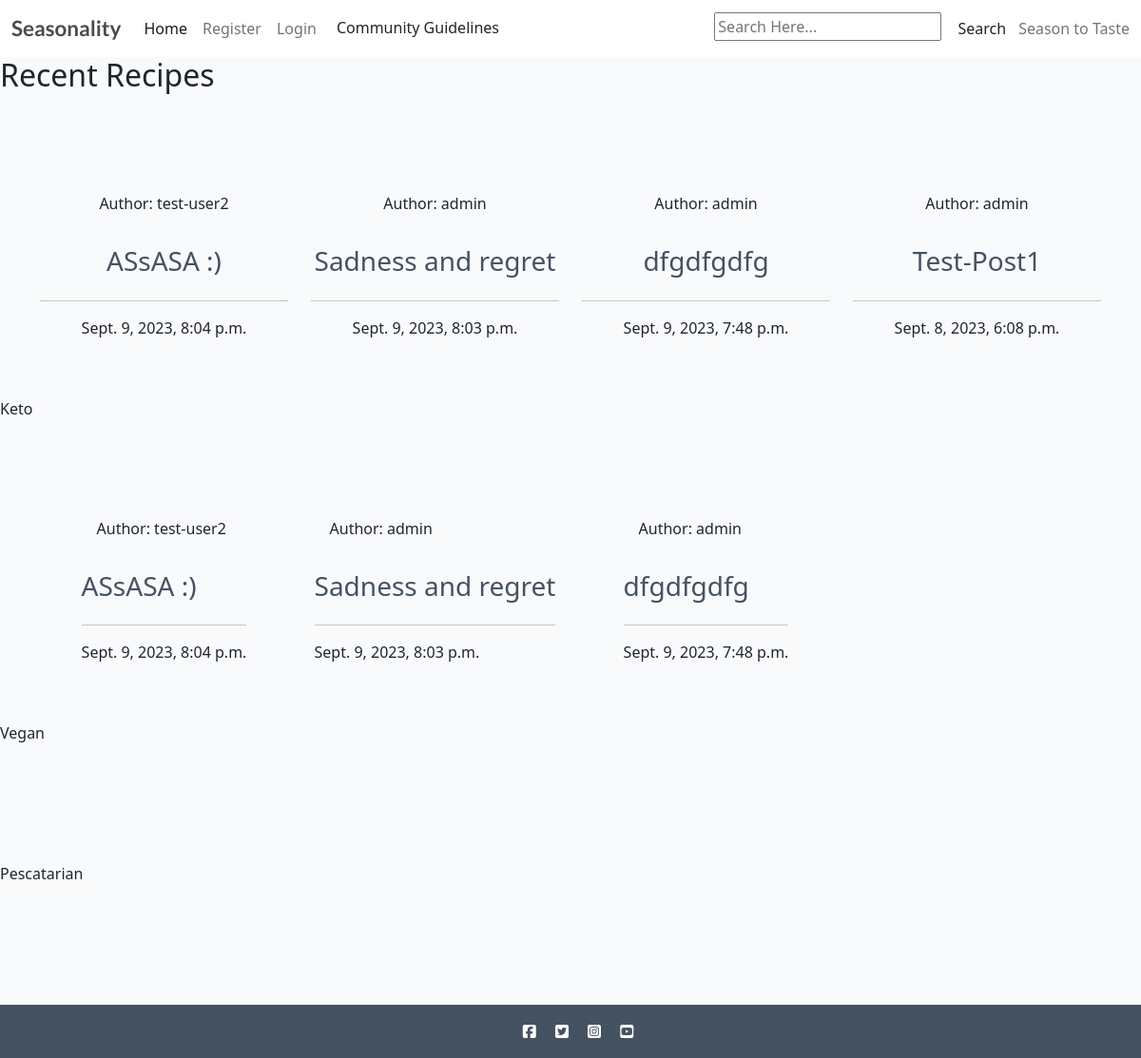
Before: / with the older database file.
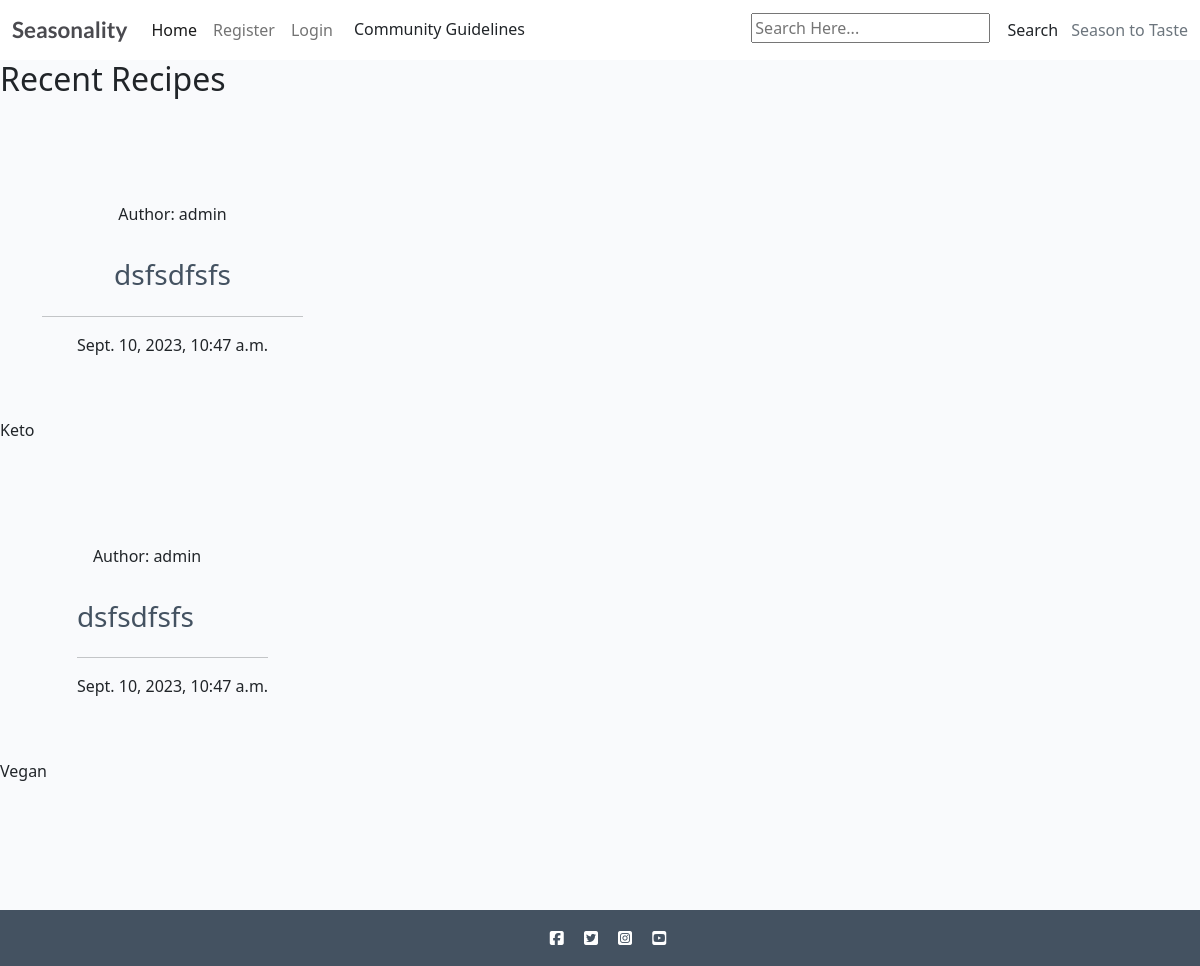
After: the same page with the newer database file.
### recipebook/models.py (models this page shows, shortened)
class Recipe(models.Model):
    class NewManager(models.Manager):
        def get_queryset(self):
            return super().get_queryset() .filter()
    title = models.CharField(max_length=200, unique=True)
    slug = models.SlugField(max_length=200, unique=True)
    author = models.ForeignKey(
        User, on_delete=models.CASCADE, related_name="recipes"
    )
    diet = models.ForeignKey(
        Diet, on_delete=models.CASCADE, default=True, null=False)
    season = models.ForeignKey(
        Season, on_delete=models.CASCADE, default=True, null=False)
    featured_image = CloudinaryField('image', default='placeholder')
    updated_on = models.DateTimeField(auto_now=True)
    content = models.TextField()
    created_on = models.DateTimeField(auto_now_add=True)
    status = models.IntegerField(choices=STATUS, default=0)
    ingredients = models.TextField(default='placeholder')
    calories = models.IntegerField(default=0)
    fat = models.IntegerField(default=0)
    protein = models.IntegerField(default=0)
    carbs = models.IntegerField(default=0)
    servs = models.IntegerField(default=0)
    favourites = models.ManyToManyField(
        User, related_name='favourite', default=None, blank=True)
    objects = models.Manager()
    newmanager = NewManager()
    class Meta:
        ordering = ["-created_on"]

class Diet(models.Model):
    name = models.CharField(max_length=100)

### recipebook/views.py (the view)
# urls.py: path('', views.IndexView.as_view(), name='home'),
class IndexView(TemplateView):
    template_name = 'index.html'
    paginate_by = 4
    def get_context_data(self, **kwargs):
        context = super().get_context_data(**kwargs)
        recipes = Recipe.objects.filter(status=1)
        diets = Diet.objects.all()
        paginator = Paginator(recipes, self.paginate_by)
        page = self.request.GET.get('page')
        recipes_page = paginator.get_page(page)
        context['recipes'] = recipes_page
        context['diets'] = diets
        return context

### templates/index.html (shortened to what this page needs)
{% extends "base/base.html" %}
{% block content %}
<h2>Recent Recipes</h2>
<div class="container-fluid">
    <div class="container text-center my-3">
        <div class="row py-5">
            {% for recipe in recipes %}
            <div class="col-md-3">
                <div class="card md-3">
                    <div class="card-body">
                        <div class="image-flash">
                            <p class="author">Author: {{ recipe.author }}</p>
                        </div>
                    </div>
                    <a href="{% url 'recipe_detail' recipe.slug  %}" class="recipe-link">
                        <h3 class="card-title">{{ recipe.title }}</h3>
                    </a>
                    <hr />
                    <p class="card-text text-muted-6">{{ recipe.created_on }}</p>
                </div>
            </div>
            {% endfor %}
        </div>
    </div>
</div>
{% for diet in diets|slice:":3" %}
<h6 class="text-start">{{ diet.name }}</h6>
<div class="container-fluid">
    <div class="container my-3 ">
        <div class="row py-5">
            {% for recipe in diet.recipe_set.all|slice:":4" %}
            {% if recipe.status %}
                <div class="col-md-3 d-flex flex-row">
                    <div class="card mx-auto">
                        <div class="card-body">
                            <div class="image-flash">
                                <p class="author">Author: {{ recipe.author }}</p>
                            </div>
                        </div>
                        <a href="{% url 'recipe_detail' recipe.slug  %}" class="recipe-link">
                            <h3 class="card-title">{{ recipe.title }}</h3>
                        </a>
                        <hr />
                        <p class="card-text text-muted-6">{{ recipe.created_on }}</p>
                    </div>
                </div>
            {% endif %}
            {% endfor %}
        </div>
    </div>
</div>
{% endfor %}
{% endblock %}

### templates/base/base.html (shortened to what this page needs)
{% load static %}
<!DOCTYPE html>
<html class="h-100">
<head>
    <link href="https://cdn.jsdelivr.net/npm/bootstrap@5.0.1/dist/css/bootstrap.min.css" rel="stylesheet"
>
    <link rel="stylesheet" href="{% static 'css/style.css' %}">
</head>
<body class="d-flex flex-column h-100 main-bg">
    <nav class="navbar navbar-expand-lg navbar-light bg-white">
        <div class="container-fluid">
            <a class="navbar-brand" href="{% url 'home' %}"><span class="brand">Seasonality</a>
            <div class="collapse navbar-collapse" id="navbarText">
                <ul class="navbar-nav me-auto mb-2 mb-lg-0">
                    <li class="nav-item">
                        <a class="nav-link active" aria-current="page" href="{% url 'home' %}">Home</a>
                    </li>
                    {% if user.is_authenticated %}
                    <li class="nav-item">
                        <a class="nav-link" href="{% url 'account_logout' %}">Logout</a>
                    </li>
                    <li class="nav-item">
                        <a class="nav-link" href="{% url 'profile' %}">Profile</a>
                    </li>
                    <li class="nav-item">
                        <a class="nav-link" href="{% url 'add_recipe' %}">Add My Recipes</a>
                    </li>
                    {% else %}
                    <li class="nav-item">
                        <a class="nav-link" href="{% url 'account_signup' %}">Register</a>
                    </li>
                    <li class="nav-item">
                        <a class="nav-link" href="{% url 'account_login' %}">Login</a>
                    </li>
                    {% endif %}
                    <li class="nav-item">
                        <a type="button" class="btn" data-toggle="modal" data-target="#exampleModalCenter">
                            Community Guidelines
                        </a>
                    </li>
                </ul>
                <form method="GET" action="{% url 'search_results' %}">
                    <div class="input-field">
                        <input type="text" name="searched" value="{{ request.GET.searched }}"
                            placeholder="Search Here...">
                        <button class="btn" type="submit" name="action">Search</button>
                    </div>
                </form>
                <span class="navbar-text text-muted">
                    Season to Taste
                </span>
            </div>
        </div>
    </nav>
    <main class="flex-shrink-0 main-bg">
        {% block content %}{% endblock content %}
    </main>
    <footer class="footer mt-auto py-3 dark-bg">
        <p class="m-0 text-center text-white"><i class="fab fa-facebook-square ms-3"></i>
            <i class="fab fa-twitter-square ms-3"></i>
            <i class="fab fa-instagram-square ms-3"></i>
            <i class="fab fa-youtube-square ms-3"></i></p>
    </footer>
</body>
</html>

### static/css/style.css (style rules this page uses)
body { background-color: #F9FAFC; overflow-x: hidden; }
.brand { font-family: Lato, sans-serif; font-size: 1.4rem; font-weight: 700; color: #4A4A4F; }
.dark-bg { background-color: #445261; }
.main-bg { background-color: #F9FAFC; }
.card { border: none; background-color: transparent; }
.recipe-link { text-decoration: none; color: #445261; }

Changed rows visible on the page:
removed Recipe: author "test-user2", title "ASsASA :)", created_on "Sept. 9, 2023, 8:04 p.m."
removed Recipe: author "admin", title "Sadness and regret", created_on "Sept. 9, 2023, 8:03 p.m."
removed Recipe: author "admin", title "dfgdfgdfg", created_on "Sept. 9, 2023, 7:48 p.m."
removed Diet: name "Pescatarian"
changed Recipe "admin": title "Test-Post1" → "dsfsdfsfs"; created_on "Sept. 8, 2023, 6:08 p.m." → "Sept. 10, 2023, 10:47 a.m."
changed Diet "Keto": gains Recipe (author "admin", title "dsfsdfsfs", created_on "Sept. 10, 2023, 10:47 a.m.")
